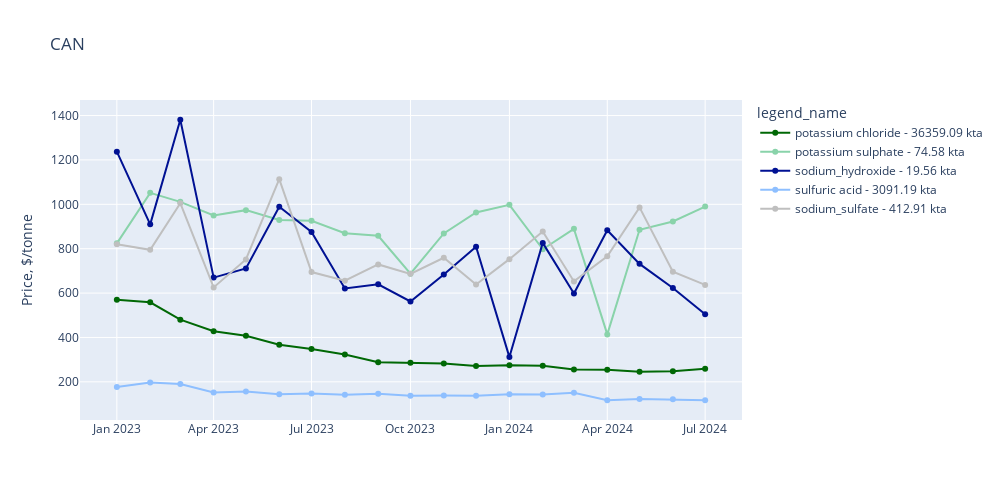
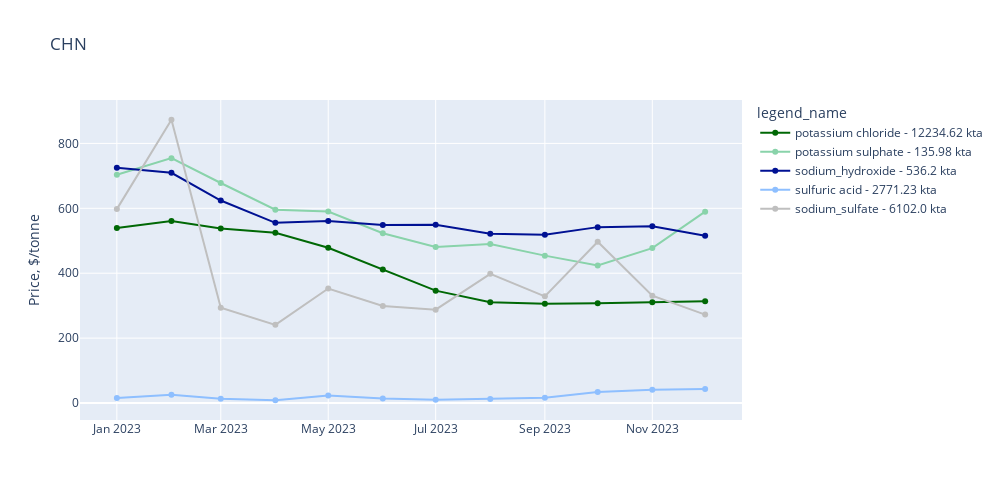
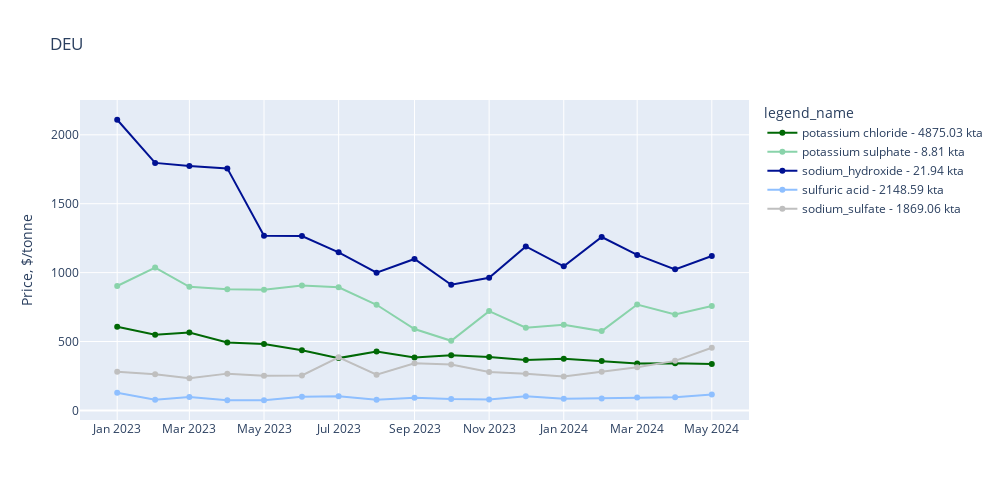
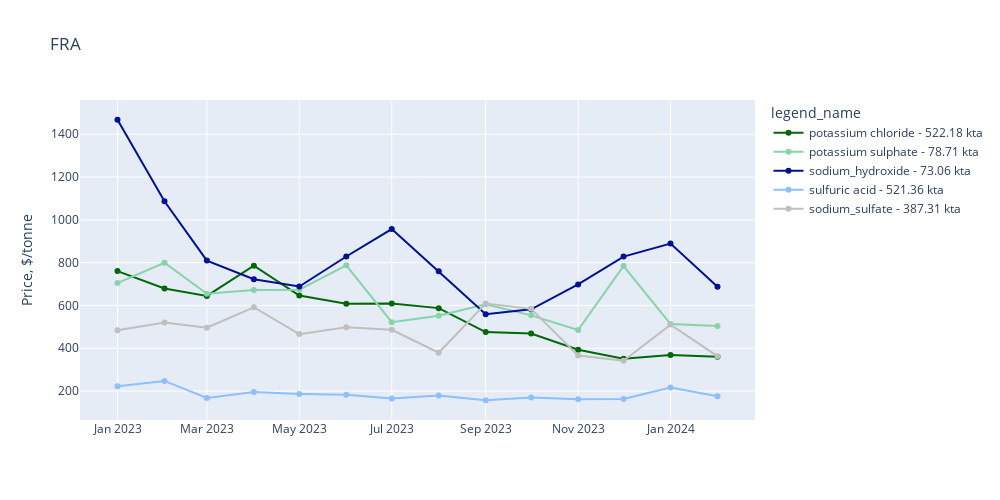

Source (notebook cell) for these figures, in order:
### Markdown cell above
## Visualize

### Code cell
chemical_order = [
    'potassium chloride', 
    'potassium sulphate', 
    'sodium_hydroxide',
    'sulfuric acid',
    'sodium_sulfate', 
]
chemical_colors = {
    'potassium chloride' : '#006805', 
    'potassium sulphate' : '#89d3aa', 
    'sodium_hydroxide' : '#001193',
    'sulfuric acid' : '#8ebfff',
    'sodium_sulfate' : '#bfbfbf', 
}

#explore data by country
for country in metrics_df['iso'].unique():
    plot_df = metrics_df[metrics_df['iso']==country].copy()
    #prep for plotting
    plot_df['month_year'] = plot_df['month_year'].astype(str)
    #legend column
    annual_chemical_mass = plot_df.groupby('chemical_name')['mass_total'].sum().reset_index(name='mass_annual')
    plot_df = plot_df.merge(annual_chemical_mass, on='chemical_name', how='left')# Then, merge this result back to the original DataFrame

    # sum for the year
    plot_df['tonnes'] = plot_df['mass_annual']/1000
    plot_df['tonnes'] = plot_df['tonnes'].round(decimals=2).astype(str)
    plot_df['legend_name'] = plot_df['chemical_name'].astype(str) + " - " + plot_df['tonnes'] + " kta"
    #update colormap and legend order
    legend_colors = {
        plot_df.loc[plot_df['chemical_name'] == chemical_name, 'legend_name'].iloc[0] : color_code
        for chemical_name, color_code in chemical_colors.items()
    }
    legend_order = [
        plot_df.loc[plot_df['chemical_name'] == chemical_name, 'legend_name'].iloc[0]
        for chemical_name in chemical_order
    ]
        
    fig = px.line(
        plot_df, 
        x="month_year", y="price_total", 
        color='legend_name',
        category_orders={'legend_name': legend_order},
        color_discrete_map=legend_colors,
        markers=True,
        height=500, width=1000,
        title=country,
        labels= {
            'month_year' : '',
            'price_total' : 'Price, $/tonne',
        },
    )
    fig.update_traces(marker=dict(size=6, symbol='circle'))
    display(fig)

### Figure 1 — Plotly figure (JSON) as saved in the notebook; plotly's stock layout.template omitted (floating-point values rounded to 4 significant figures)
{"data": [{"hovertemplate": "legend_name=potassium chloride - 36359.09 kta<br>=%{x}<br>Price, $/tonne=%{y}<extra></extra>", "legendgroup": "potassium chloride - 36359.09 kta", "line": {"color": "#006805", "dash": "solid"}, "marker": {"size": 6, "symbol": "circle"}, "mode": "lines+markers", "name": "potassium chloride - 36359.09 kta", "orientation": "v", "showlegend": true, "type": "scatter", "x": ["2023-01", "2023-02", "2023-03", "2023-04", "2023-05", "2023-06", "2023-07", "2023-08", "2023-09", "2023-10", "2023-11", "2023-12", "2024-01", "2024-02", "2024-03", "2024-04", "2024-05", "2024-06", "2024-07"], "xaxis": "x", "y": [569.4, 558.4, 480.1, 427.7, 407.5, 367.3, 348.0, 323.1, 288.8, 286.5, 282.8, 271.7, 274.6, 272.9, 256.1, 254.7, 245.9, 248.3, 258.8], "yaxis": "y"}, {"hovertemplate": "legend_name=potassium sulphate - 74.58 kta<br>=%{x}<br>Price, $/tonne=%{y}<extra></extra>", "legendgroup": "potassium sulphate - 74.58 kta", "line": {"color": "#89d3aa", "dash": "solid"}, "marker": {"size": 6, "symbol": "circle"}, "mode": "lines+markers", "name": "potassium sulphate - 74.58 kta", "orientation": "v", "showlegend": true, "type": "scatter", "x": ["2023-01", "2023-02", "2023-03", "2023-04", "2023-05", "2023-06", "2023-07", "2023-08", "2023-09", "2023-10", "2023-11", "2023-12", "2024-01", "2024-02", "2024-03", "2024-04", "2024-05", "2024-06", "2024-07"], "xaxis": "x", "y": [824.0, 1052.0, 1011.0, 950.1, 973.7, 929.4, 925.5, 869.7, 858.2, 687.1, 868.7, 963.3, 997.7, 797.4, 889.5, 413.8, 885.5, 922.7, 989.9], "yaxis": "y"}, {"hovertemplate": "legend_name=sodium_hydroxide - 19.56 kta<br>=%{x}<br>Price, $/tonne=%{y}<extra></extra>", "legendgroup": "sodium_hydroxide - 19.56 kta", "line": {"color": "#001193", "dash": "solid"}, "marker": {"size": 6, "symbol": "circle"}, "mode": "lines+markers", "name": "sodium_hydroxide - 19.56 kta", "orientation": "v", "showlegend": true, "type": "scatter", "x": ["2023-01", "2023-02", "2023-03", "2023-04", "2023-05", "2023-06", "2023-07", "2023-08", "2023-09", "2023-10", "2023-11", "2023-12", "2024-01", "2024-02", "2024-03", "2024-04", "2024-05", "2024-06", "2024-07"], "xaxis": "x", "y": [1237.0, 909.6, 1381.0, 669.7, 711.3, 988.9, 875.6, 621.1, 639.6, 562.1, 683.3, 808.8, 311.6, 826.2, 598.5, 883.0, 731.6, 623.2, 504.3], "yaxis": "y"}, {"hovertemplate": "legend_name=sulfuric acid - 3091.19 kta<br>=%{x}<br>Price, $/tonne=%{y}<extra></extra>", "legendgroup": "sulfuric acid - 3091.19 kta", "line": {"color": "#8ebfff", "dash": "solid"}, "marker": {"size": 6, "symbol": "circle"}, "mode": "lines+markers", "name": "sulfuric acid - 3091.19 kta", "orientation": "v", "showlegend": true, "type": "scatter", "x": ["2023-01", "2023-02", "2023-03", "2023-04", "2023-05", "2023-06", "2023-07", "2023-08", "2023-09", "2023-10", "2023-11", "2023-12", "2024-01", "2024-02", "2024-03", "2024-04", "2024-05", "2024-06", "2024-07"], "xaxis": "x", "y": [176.4, 197.5, 190.7, 151.8, 155.9, 143.9, 148.0, 142.1, 146.6, 137.2, 138.5, 136.9, 143.7, 142.7, 150.5, 117.1, 122.6, 121.4, 117.2], "yaxis": "y"}, {"hovertemplate": "legend_name=sodium_sulfate - 412.91 kta<br>=%{x}<br>Price, $/tonne=%{y}<extra></extra>", "legendgroup": "sodium_sulfate - 412.91 kta", "line": {"color": "#bfbfbf", "dash": "solid"}, "marker": {"size": 6, "symbol": "circle"}, "mode": "lines+markers", "name": "sodium_sulfate - 412.91 kta", "orientation": "v", "showlegend": true, "type": "scatter", "x": ["2023-01", "2023-02", "2023-03", "2023-04", "2023-05", "2023-06", "2023-07", "2023-08", "2023-09", "2023-10", "2023-11", "2023-12", "2024-01", "2024-02", "2024-03", "2024-04", "2024-05", "2024-06", "2024-07"], "xaxis": "x", "y": [819.7, 794.8, 1005.0, 625.6, 751.7, 1113.0, 694.7, 655.5, 729.1, 686.7, 759.1, 638.4, 752.8, 877.2, 652.6, 765.7, 986.1, 696.1, 636.8], "yaxis": "y"}], "layout": {"height": 500, "legend": {"title": {"text": "legend_name"}, "tracegroupgap": 0}, "title": {"text": "CAN"}, "width": 1000, "xaxis": {"anchor": "y", "autorange": true, "domain": [0, 1], "range": ["2022-11-27 14:36:02.2761", "2024-08-04 09:23:57.7239"], "title": {"text": ""}, "type": "date"}, "yaxis": {"anchor": "x", "autorange": true, "domain": [0, 1], "range": [28.06, 1470.0], "title": {"text": "Price, $/tonne"}, "type": "linear"}}}

### Figure 2 — Plotly figure (JSON) as saved in the notebook; plotly's stock layout.template omitted (floating-point values rounded to 4 significant figures)
{"data": [{"hovertemplate": "legend_name=potassium chloride - 12234.62 kta<br>=%{x}<br>Price, $/tonne=%{y}<extra></extra>", "legendgroup": "potassium chloride - 12234.62 kta", "line": {"color": "#006805", "dash": "solid"}, "marker": {"size": 6, "symbol": "circle"}, "mode": "lines+markers", "name": "potassium chloride - 12234.62 kta", "orientation": "v", "showlegend": true, "type": "scatter", "x": ["2023-01", "2023-02", "2023-03", "2023-04", "2023-05", "2023-06", "2023-07", "2023-08", "2023-09", "2023-10", "2023-11", "2023-12"], "xaxis": "x", "y": [539.5, 560.6, 538.0, 524.6, 478.3, 411.5, 346.3, 310.4, 306.2, 307.5, 310.9, 313.7], "yaxis": "y"}, {"hovertemplate": "legend_name=potassium sulphate - 135.98 kta<br>=%{x}<br>Price, $/tonne=%{y}<extra></extra>", "legendgroup": "potassium sulphate - 135.98 kta", "line": {"color": "#89d3aa", "dash": "solid"}, "marker": {"size": 6, "symbol": "circle"}, "mode": "lines+markers", "name": "potassium sulphate - 135.98 kta", "orientation": "v", "showlegend": true, "type": "scatter", "x": ["2023-01", "2023-02", "2023-03", "2023-04", "2023-05", "2023-06", "2023-07", "2023-08", "2023-09", "2023-10", "2023-11", "2023-12"], "xaxis": "x", "y": [703.5, 754.6, 678.0, 595.8, 590.2, 523.2, 480.9, 489.8, 454.2, 423.8, 477.3, 589.7], "yaxis": "y"}, {"hovertemplate": "legend_name=sodium_hydroxide - 536.2 kta<br>=%{x}<br>Price, $/tonne=%{y}<extra></extra>", "legendgroup": "sodium_hydroxide - 536.2 kta", "line": {"color": "#001193", "dash": "solid"}, "marker": {"size": 6, "symbol": "circle"}, "mode": "lines+markers", "name": "sodium_hydroxide - 536.2 kta", "orientation": "v", "showlegend": true, "type": "scatter", "x": ["2023-01", "2023-02", "2023-03", "2023-04", "2023-05", "2023-06", "2023-07", "2023-08", "2023-09", "2023-10", "2023-11", "2023-12"], "xaxis": "x", "y": [725.4, 709.4, 623.9, 555.3, 561.1, 548.3, 549.3, 521.8, 518.3, 542.0, 544.4, 515.2], "yaxis": "y"}, {"hovertemplate": "legend_name=sulfuric acid - 2771.23 kta<br>=%{x}<br>Price, $/tonne=%{y}<extra></extra>", "legendgroup": "sulfuric acid - 2771.23 kta", "line": {"color": "#8ebfff", "dash": "solid"}, "marker": {"size": 6, "symbol": "circle"}, "mode": "lines+markers", "name": "sulfuric acid - 2771.23 kta", "orientation": "v", "showlegend": true, "type": "scatter", "x": ["2023-01", "2023-02", "2023-03", "2023-04", "2023-05", "2023-06", "2023-07", "2023-08", "2023-09", "2023-10", "2023-11", "2023-12"], "xaxis": "x", "y": [15.25, 25.47, 13.35, 8.581, 23.02, 13.71, 10.05, 12.39, 16.39, 34.24, 40.72, 43.24], "yaxis": "y"}, {"hovertemplate": "legend_name=sodium_sulfate - 6102.0 kta<br>=%{x}<br>Price, $/tonne=%{y}<extra></extra>", "legendgroup": "sodium_sulfate - 6102.0 kta", "line": {"color": "#bfbfbf", "dash": "solid"}, "marker": {"size": 6, "symbol": "circle"}, "mode": "lines+markers", "name": "sodium_sulfate - 6102.0 kta", "orientation": "v", "showlegend": true, "type": "scatter", "x": ["2023-01", "2023-02", "2023-03", "2023-04", "2023-05", "2023-06", "2023-07", "2023-08", "2023-09", "2023-10", "2023-11", "2023-12"], "xaxis": "x", "y": [597.5, 872.9, 293.9, 240.9, 352.8, 298.9, 287.8, 398.1, 328.8, 497.1, 330.9, 272.6], "yaxis": "y"}], "layout": {"height": 500, "legend": {"title": {"text": "legend_name"}, "tracegroupgap": 0}, "title": {"text": "CHN"}, "width": 1000, "xaxis": {"anchor": "y", "autorange": true, "domain": [0, 1], "range": ["2022-12-11 00:00:30.3477", "2023-12-21 23:59:29.6523"], "title": {"text": ""}, "type": "date"}, "yaxis": {"anchor": "x", "autorange": true, "domain": [0, 1], "range": [-52.27, 933.7], "title": {"text": "Price, $/tonne"}, "type": "linear"}}}

### Figure 3 — Plotly figure (JSON) as saved in the notebook; plotly's stock layout.template omitted (floating-point values rounded to 4 significant figures)
{"data": [{"hovertemplate": "legend_name=potassium chloride - 4875.03 kta<br>=%{x}<br>Price, $/tonne=%{y}<extra></extra>", "legendgroup": "potassium chloride - 4875.03 kta", "line": {"color": "#006805", "dash": "solid"}, "marker": {"size": 6, "symbol": "circle"}, "mode": "lines+markers", "name": "potassium chloride - 4875.03 kta", "orientation": "v", "showlegend": true, "type": "scatter", "x": ["2023-01", "2023-02", "2023-03", "2023-04", "2023-05", "2023-06", "2023-07", "2023-08", "2023-09", "2023-10", "2023-11", "2023-12", "2024-01", "2024-02", "2024-03", "2024-04", "2024-05"], "xaxis": "x", "y": [607.3, 548.5, 565.3, 493.2, 482.6, 436.1, 379.6, 427.3, 383.8, 400.6, 387.1, 366.7, 374.1, 358.0, 341.1, 342.8, 336.8], "yaxis": "y"}, {"hovertemplate": "legend_name=potassium sulphate - 8.81 kta<br>=%{x}<br>Price, $/tonne=%{y}<extra></extra>", "legendgroup": "potassium sulphate - 8.81 kta", "line": {"color": "#89d3aa", "dash": "solid"}, "marker": {"size": 6, "symbol": "circle"}, "mode": "lines+markers", "name": "potassium sulphate - 8.81 kta", "orientation": "v", "showlegend": true, "type": "scatter", "x": ["2023-01", "2023-02", "2023-03", "2023-04", "2023-05", "2023-06", "2023-07", "2023-08", "2023-09", "2023-10", "2023-11", "2023-12", "2024-01", "2024-02", "2024-03", "2024-04", "2024-05"], "xaxis": "x", "y": [902.7, 1037.0, 896.7, 879.5, 875.1, 907.0, 893.0, 766.6, 591.0, 505.2, 720.7, 600.4, 621.9, 575.8, 768.8, 696.8, 757.0], "yaxis": "y"}, {"hovertemplate": "legend_name=sodium_hydroxide - 21.94 kta<br>=%{x}<br>Price, $/tonne=%{y}<extra></extra>", "legendgroup": "sodium_hydroxide - 21.94 kta", "line": {"color": "#001193", "dash": "solid"}, "marker": {"size": 6, "symbol": "circle"}, "mode": "lines+markers", "name": "sodium_hydroxide - 21.94 kta", "orientation": "v", "showlegend": true, "type": "scatter", "x": ["2023-01", "2023-02", "2023-03", "2023-04", "2023-05", "2023-06", "2023-07", "2023-08", "2023-09", "2023-10", "2023-11", "2023-12", "2024-01", "2024-02", "2024-03", "2024-04", "2024-05"], "xaxis": "x", "y": [2109.0, 1796.0, 1774.0, 1756.0, 1267.0, 1265.0, 1147.0, 999.4, 1099.0, 911.9, 962.1, 1190.0, 1046.0, 1258.0, 1129.0, 1024.0, 1121.0], "yaxis": "y"}, {"hovertemplate": "legend_name=sulfuric acid - 2148.59 kta<br>=%{x}<br>Price, $/tonne=%{y}<extra></extra>", "legendgroup": "sulfuric acid - 2148.59 kta", "line": {"color": "#8ebfff", "dash": "solid"}, "marker": {"size": 6, "symbol": "circle"}, "mode": "lines+markers", "name": "sulfuric acid - 2148.59 kta", "orientation": "v", "showlegend": true, "type": "scatter", "x": ["2023-01", "2023-02", "2023-03", "2023-04", "2023-05", "2023-06", "2023-07", "2023-08", "2023-09", "2023-10", "2023-11", "2023-12", "2024-01", "2024-02", "2024-03", "2024-04", "2024-05"], "xaxis": "x", "y": [127.9, 78.18, 97.09, 73.8, 74.14, 98.67, 103.0, 76.52, 92.65, 83.01, 79.28, 103.2, 84.45, 87.09, 93.94, 94.8, 114.7], "yaxis": "y"}, {"hovertemplate": "legend_name=sodium_sulfate - 1869.06 kta<br>=%{x}<br>Price, $/tonne=%{y}<extra></extra>", "legendgroup": "sodium_sulfate - 1869.06 kta", "line": {"color": "#bfbfbf", "dash": "solid"}, "marker": {"size": 6, "symbol": "circle"}, "mode": "lines+markers", "name": "sodium_sulfate - 1869.06 kta", "orientation": "v", "showlegend": true, "type": "scatter", "x": ["2023-01", "2023-02", "2023-03", "2023-04", "2023-05", "2023-06", "2023-07", "2023-08", "2023-09", "2023-10", "2023-11", "2023-12", "2024-01", "2024-02", "2024-03", "2024-04", "2024-05"], "xaxis": "x", "y": [281.1, 263.0, 232.8, 266.9, 252.5, 253.9, 385.2, 258.7, 342.1, 332.9, 279.4, 266.3, 246.4, 281.1, 312.5, 359.5, 454.5], "yaxis": "y"}], "layout": {"height": 500, "legend": {"title": {"text": "legend_name"}, "tracegroupgap": 0}, "title": {"text": "DEU"}, "width": 1000, "xaxis": {"anchor": "y", "autorange": true, "domain": [0, 1], "range": ["2022-12-01 11:42:46.077", "2024-05-31 12:17:13.923"], "title": {"text": ""}, "type": "date"}, "yaxis": {"anchor": "x", "autorange": true, "domain": [0, 1], "range": [-69.51, 2252.0], "title": {"text": "Price, $/tonne"}, "type": "linear"}}}

### Figure 4 — Plotly figure (JSON) as saved in the notebook; plotly's stock layout.template omitted (floating-point values rounded to 4 significant figures)
{"data": [{"hovertemplate": "legend_name=potassium chloride - 522.18 kta<br>=%{x}<br>Price, $/tonne=%{y}<extra></extra>", "legendgroup": "potassium chloride - 522.18 kta", "line": {"color": "#006805", "dash": "solid"}, "marker": {"size": 6, "symbol": "circle"}, "mode": "lines+markers", "name": "potassium chloride - 522.18 kta", "orientation": "v", "showlegend": true, "type": "scatter", "x": ["2023-01", "2023-02", "2023-03", "2023-04", "2023-05", "2023-06", "2023-07", "2023-08", "2023-09", "2023-10", "2023-11", "2023-12", "2024-01", "2024-02"], "xaxis": "x", "y": [760.5, 679.7, 644.5, 785.5, 646.7, 608.4, 609.7, 587.6, 475.5, 468.6, 393.0, 351.1, 368.2, 360.8], "yaxis": "y"}, {"hovertemplate": "legend_name=potassium sulphate - 78.71 kta<br>=%{x}<br>Price, $/tonne=%{y}<extra></extra>", "legendgroup": "potassium sulphate - 78.71 kta", "line": {"color": "#89d3aa", "dash": "solid"}, "marker": {"size": 6, "symbol": "circle"}, "mode": "lines+markers", "name": "potassium sulphate - 78.71 kta", "orientation": "v", "showlegend": true, "type": "scatter", "x": ["2023-01", "2023-02", "2023-03", "2023-04", "2023-05", "2023-06", "2023-07", "2023-08", "2023-09", "2023-10", "2023-11", "2023-12", "2024-01", "2024-02"], "xaxis": "x", "y": [704.4, 799.8, 654.9, 671.7, 673.4, 787.5, 521.8, 552.1, 605.9, 553.7, 485.4, 784.3, 512.9, 504.0], "yaxis": "y"}, {"hovertemplate": "legend_name=sodium_hydroxide - 73.06 kta<br>=%{x}<br>Price, $/tonne=%{y}<extra></extra>", "legendgroup": "sodium_hydroxide - 73.06 kta", "line": {"color": "#001193", "dash": "solid"}, "marker": {"size": 6, "symbol": "circle"}, "mode": "lines+markers", "name": "sodium_hydroxide - 73.06 kta", "orientation": "v", "showlegend": true, "type": "scatter", "x": ["2023-01", "2023-02", "2023-03", "2023-04", "2023-05", "2023-06", "2023-07", "2023-08", "2023-09", "2023-10", "2023-11", "2023-12", "2024-01", "2024-02"], "xaxis": "x", "y": [1468.0, 1087.0, 809.8, 722.9, 688.8, 828.9, 957.0, 759.8, 558.6, 582.1, 698.1, 828.4, 889.3, 687.6], "yaxis": "y"}, {"hovertemplate": "legend_name=sulfuric acid - 521.36 kta<br>=%{x}<br>Price, $/tonne=%{y}<extra></extra>", "legendgroup": "sulfuric acid - 521.36 kta", "line": {"color": "#8ebfff", "dash": "solid"}, "marker": {"size": 6, "symbol": "circle"}, "mode": "lines+markers", "name": "sulfuric acid - 521.36 kta", "orientation": "v", "showlegend": true, "type": "scatter", "x": ["2023-01", "2023-02", "2023-03", "2023-04", "2023-05", "2023-06", "2023-07", "2023-08", "2023-09", "2023-10", "2023-11", "2023-12", "2024-01", "2024-02"], "xaxis": "x", "y": [222.4, 247.3, 167.3, 195.5, 186.8, 182.3, 165.4, 179.3, 157.1, 169.6, 162.1, 162.8, 216.1, 175.4], "yaxis": "y"}, {"hovertemplate": "legend_name=sodium_sulfate - 387.31 kta<br>=%{x}<br>Price, $/tonne=%{y}<extra></extra>", "legendgroup": "sodium_sulfate - 387.31 kta", "line": {"color": "#bfbfbf", "dash": "solid"}, "marker": {"size": 6, "symbol": "circle"}, "mode": "lines+markers", "name": "sodium_sulfate - 387.31 kta", "orientation": "v", "showlegend": true, "type": "scatter", "x": ["2023-01", "2023-02", "2023-03", "2023-04", "2023-05", "2023-06", "2023-07", "2023-08", "2023-09", "2023-10", "2023-11", "2023-12", "2024-01", "2024-02"], "xaxis": "x", "y": [484.5, 520.9, 496.3, 591.6, 466.1, 498.7, 486.3, 379.2, 608.8, 584.2, 366.4, 341.9, 510.5, 363.1], "yaxis": "y"}], "layout": {"height": 500, "legend": {"title": {"text": "legend_name"}, "tracegroupgap": 0}, "title": {"text": "FRA"}, "width": 1000, "xaxis": {"anchor": "y", "autorange": true, "domain": [0, 1], "range": ["2022-12-07 04:10:06.7831", "2024-02-25 19:49:53.2169"], "title": {"text": ""}, "type": "date"}, "yaxis": {"anchor": "x", "autorange": true, "domain": [0, 1], "range": [64.76, 1560.0], "title": {"text": "Price, $/tonne"}, "type": "linear"}}}
